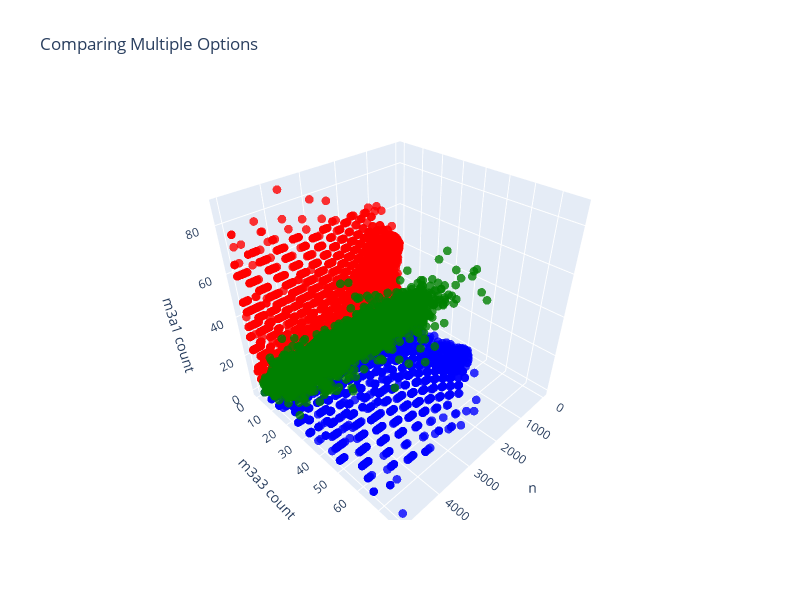

This figure's notebook cell:
### Code cell
import utils.collatz_construction as cc
import utils.graphing as graphing
from utils.orbit_info import OrbitInfo

graphing.POINT_SIZE = 3

# Define a custom point builder to transform OrbitInfo into a 3D representation
def point_builder(info: OrbitInfo):
    return (info.n, info.get_total_op_count('m3a3'), info.get_total_op_count('m3a1'))

# Generate options for multiple rules
m3a1_option = cc.create_m3a1_options()
m3a3_option = cc.create_m3a3_options()
probability_option = cc.create_probabilistic_options(0.5)

# Evaluate and visualize the options
graphing.graph_options_evaluation(
    5000,
    [m3a1_option, m3a3_option, probability_option],
    point_builder,
    ['red', 'blue', 'green'],
    x_axis='n',
    y_axis='m3a3 count',
    z_axis='m3a1 count',
    title='Comparing Multiple Options'
)

### Figure 1 — Plotly figure (JSON) as saved in the notebook; plotly's stock layout.template omitted (floating-point values rounded to 4 significant figures; data arrays with more than 128 entries replaced by an {"elided": "..."} marker saying what was removed)
{"data": [{"hoverinfo": "text", "marker": {"color": {"elided": "14995 str values"}, "opacity": 0.8, "size": 3}, "mode": "markers", "text": {"elided": "14995 str values"}, "type": "scatter3d", "x": {"elided": "14995 int values"}, "y": {"elided": "14995 int values"}, "z": {"elided": "14995 int values"}}], "layout": {"height": 600, "scene": {"xaxis": {"title": {"text": "n"}}, "yaxis": {"title": {"text": "m3a3 count"}}, "zaxis": {"title": {"text": "m3a1 count"}}}, "title": {"text": "Comparing Multiple Options"}, "width": 800}}
